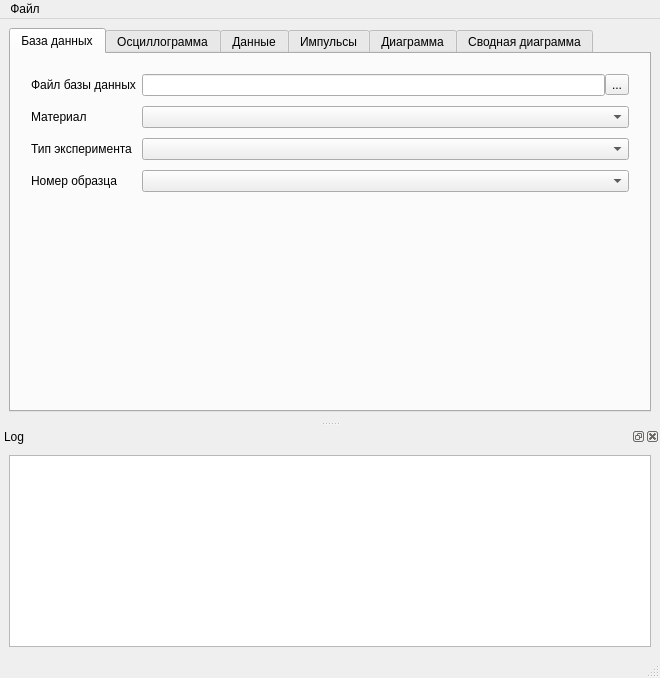
<?xml version="1.0" encoding="UTF-8"?>
<ui version="4.0">
 <class>MainWindow</class>
 <widget class="QMainWindow" name="MainWindow">
  <property name="geometry">
   <rect>
    <x>0</x>
    <y>0</y>
    <width>660</width>
    <height>678</height>
   </rect>
  </property>
  <property name="windowTitle">
   <string>Построение диаграмм - метод Кольского</string>
  </property>
  <widget class="QWidget" name="centralwidget">
   <layout class="QHBoxLayout" name="horizontalLayout">
    <item>
     <widget class="QTabWidget" name="tabWidget">
      <property name="focusPolicy">
       <enum>Qt::StrongFocus</enum>
      </property>
      <property name="currentIndex">
       <number>0</number>
      </property>
      <property name="usesScrollButtons">
       <bool>true</bool>
      </property>
      <widget class="QWidget" name="tabDB">
       <attribute name="title">
        <string>База данных</string>
       </attribute>
       <layout class="QGridLayout" name="gridLayout_3">
        <property name="leftMargin">
         <number>20</number>
        </property>
        <property name="topMargin">
         <number>20</number>
        </property>
        <property name="rightMargin">
         <number>20</number>
        </property>
        <property name="verticalSpacing">
         <number>10</number>
        </property>
        <item row="3" column="1">
         <widget class="QComboBox" name="cbExpNumber">
          <property name="insertPolicy">
           <enum>QComboBox::InsertAlphabetically</enum>
          </property>
         </widget>
        </item>
        <item row="2" column="1">
         <widget class="QComboBox" name="cbExpType">
          <property name="insertPolicy">
           <enum>QComboBox::InsertAlphabetically</enum>
          </property>
         </widget>
        </item>
        <item row="1" column="1">
         <widget class="QComboBox" name="cbMaterial">
          <property name="insertPolicy">
           <enum>QComboBox::InsertAlphabetically</enum>
          </property>
         </widget>
        </item>
        <item row="3" column="0">
         <widget class="QLabel" name="label_9">
          <property name="text">
           <string>Номер образца</string>
          </property>
         </widget>
        </item>
        <item row="2" column="0">
         <widget class="QLabel" name="label_7">
          <property name="text">
           <string>Тип эксперимента</string>
          </property>
         </widget>
        </item>
        <item row="1" column="0">
         <widget class="QLabel" name="label_8">
          <property name="text">
           <string>Материал</string>
          </property>
         </widget>
        </item>
        <item row="0" column="0">
         <widget class="QLabel" name="label_6">
          <property name="text">
           <string>Файл базы данных</string>
          </property>
         </widget>
        </item>
        <item row="5" column="1">
         <layout class="QHBoxLayout" name="horizontalLayout_6"/>
        </item>
        <item row="0" column="1">
         <layout class="QHBoxLayout" name="horizontalLayout_4">
          <item>
           <widget class="QLineEdit" name="leDatabaseFile">
            <property name="readOnly">
             <bool>true</bool>
            </property>
           </widget>
          </item>
          <item>
           <widget class="QToolButton" name="tbOpenDatabase">
            <property name="text">
             <string>...</string>
            </property>
           </widget>
          </item>
         </layout>
        </item>
        <item row="4" column="1">
         <spacer name="verticalSpacer_2">
          <property name="orientation">
           <enum>Qt::Vertical</enum>
          </property>
          <property name="sizeHint" stdset="0">
           <size>
            <width>20</width>
            <height>40</height>
           </size>
          </property>
         </spacer>
        </item>
       </layout>
      </widget>
      <widget class="QWidget" name="tab">
       <attribute name="title">
        <string>Осциллограмма</string>
       </attribute>
       <layout class="QHBoxLayout" name="horizontalLayout_3">
        <item>
         <layout class="QHBoxLayout" name="horizontalLayout_2">
          <property name="spacing">
           <number>0</number>
          </property>
          <item>
           <widget class="QWidget" name="widget" native="true">
            <property name="cursor">
             <cursorShape>ArrowCursor</cursorShape>
            </property>
            <layout class="QHBoxLayout" name="horizontalLayout_5">
             <item>
              <layout class="QVBoxLayout" name="mplLayout">
               <property name="spacing">
                <number>0</number>
               </property>
              </layout>
             </item>
            </layout>
           </widget>
          </item>
          <item>
           <widget class="QGroupBox" name="groupBox">
            <property name="sizePolicy">
             <sizepolicy hsizetype="Fixed" vsizetype="Minimum">
              <horstretch>0</horstretch>
              <verstretch>0</verstretch>
             </sizepolicy>
            </property>
            <property name="title">
             <string>Каналы</string>
            </property>
            <layout class="QVBoxLayout" name="verticalLayout_3">
             <item>
              <layout class="QVBoxLayout" name="vlChannels"/>
             </item>
             <item>
              <spacer name="verticalSpacer">
               <property name="orientation">
                <enum>Qt::Vertical</enum>
               </property>
               <property name="sizeHint" stdset="0">
                <size>
                 <width>20</width>
                 <height>40</height>
                </size>
               </property>
              </spacer>
             </item>
            </layout>
           </widget>
          </item>
         </layout>
        </item>
       </layout>
      </widget>
      <widget class="QWidget" name="tab_2">
       <attribute name="title">
        <string>Данные</string>
       </attribute>
       <layout class="QVBoxLayout" name="verticalLayout_4">
        <item>
         <layout class="QGridLayout" name="gridLayout_2">
          <item row="0" column="2">
           <widget class="QLabel" name="label_4">
            <property name="text">
             <string>Стержень 2</string>
            </property>
           </widget>
          </item>
          <item row="0" column="0">
           <widget class="QLabel" name="label">
            <property name="sizePolicy">
             <sizepolicy hsizetype="Fixed" vsizetype="Fixed">
              <horstretch>0</horstretch>
              <verstretch>0</verstretch>
             </sizepolicy>
            </property>
            <property name="text">
             <string>Образец</string>
            </property>
           </widget>
          </item>
          <item row="1" column="2">
           <widget class="QTableWidget" name="tBar2">
            <property name="sizePolicy">
             <sizepolicy hsizetype="Preferred" vsizetype="Preferred">
              <horstretch>0</horstretch>
              <verstretch>10</verstretch>
             </sizepolicy>
            </property>
            <property name="minimumSize">
             <size>
              <width>0</width>
              <height>150</height>
             </size>
            </property>
            <property name="font">
             <font>
              <pointsize>8</pointsize>
              <kerning>true</kerning>
             </font>
            </property>
            <property name="alternatingRowColors">
             <bool>false</bool>
            </property>
            <property name="showGrid">
             <bool>true</bool>
            </property>
            <property name="gridStyle">
             <enum>Qt::SolidLine</enum>
            </property>
            <attribute name="horizontalHeaderVisible">
             <bool>false</bool>
            </attribute>
            <attribute name="horizontalHeaderCascadingSectionResizes">
             <bool>false</bool>
            </attribute>
            <attribute name="verticalHeaderDefaultSectionSize">
             <number>20</number>
            </attribute>
            <attribute name="verticalHeaderShowSortIndicator" stdset="0">
             <bool>false</bool>
            </attribute>
            <attribute name="verticalHeaderStretchLastSection">
             <bool>false</bool>
            </attribute>
            <row>
             <property name="text">
              <string>L, мм</string>
             </property>
            </row>
            <row>
             <property name="text">
              <string>Ld, мм</string>
             </property>
            </row>
            <row>
             <property name="text">
              <string>c, м/c</string>
             </property>
            </row>
            <row>
             <property name="text">
              <string>E, МПа</string>
             </property>
            </row>
            <row>
             <property name="text">
              <string>D, мм</string>
             </property>
            </row>
            <row>
             <property name="text">
              <string>k</string>
             </property>
            </row>
            <row>
             <property name="text">
              <string>материал</string>
             </property>
            </row>
            <column>
             <property name="text">
              <string>Значение</string>
             </property>
            </column>
           </widget>
          </item>
          <item row="1" column="1">
           <widget class="QTableWidget" name="tBar1">
            <property name="sizePolicy">
             <sizepolicy hsizetype="Preferred" vsizetype="Preferred">
              <horstretch>0</horstretch>
              <verstretch>10</verstretch>
             </sizepolicy>
            </property>
            <property name="minimumSize">
             <size>
              <width>0</width>
              <height>150</height>
             </size>
            </property>
            <property name="font">
             <font>
              <pointsize>8</pointsize>
              <kerning>true</kerning>
             </font>
            </property>
            <property name="alternatingRowColors">
             <bool>false</bool>
            </property>
            <property name="showGrid">
             <bool>true</bool>
            </property>
            <property name="gridStyle">
             <enum>Qt::SolidLine</enum>
            </property>
            <attribute name="horizontalHeaderVisible">
             <bool>false</bool>
            </attribute>
            <attribute name="horizontalHeaderCascadingSectionResizes">
             <bool>false</bool>
            </attribute>
            <attribute name="verticalHeaderDefaultSectionSize">
             <number>20</number>
            </attribute>
            <attribute name="verticalHeaderShowSortIndicator" stdset="0">
             <bool>false</bool>
            </attribute>
            <attribute name="verticalHeaderStretchLastSection">
             <bool>false</bool>
            </attribute>
            <row>
             <property name="text">
              <string>L, мм</string>
             </property>
            </row>
            <row>
             <property name="text">
              <string>Ld, мм</string>
             </property>
            </row>
            <row>
             <property name="text">
              <string>c, м/c</string>
             </property>
            </row>
            <row>
             <property name="text">
              <string>E, МПа</string>
             </property>
            </row>
            <row>
             <property name="text">
              <string>D, мм</string>
             </property>
            </row>
            <row>
             <property name="text">
              <string>k</string>
             </property>
            </row>
            <row>
             <property name="text">
              <string>материал</string>
             </property>
            </row>
            <column>
             <property name="text">
              <string>Значение</string>
             </property>
            </column>
           </widget>
          </item>
          <item row="0" column="1">
           <widget class="QLabel" name="label_3">
            <property name="text">
             <string>Стержень 1</string>
            </property>
           </widget>
          </item>
          <item row="1" column="0">
           <widget class="QTableWidget" name="tSample">
            <property name="sizePolicy">
             <sizepolicy hsizetype="Preferred" vsizetype="Preferred">
              <horstretch>0</horstretch>
              <verstretch>1</verstretch>
             </sizepolicy>
            </property>
            <property name="minimumSize">
             <size>
              <width>0</width>
              <height>80</height>
             </size>
            </property>
            <property name="maximumSize">
             <size>
              <width>16777215</width>
              <height>16000000</height>
             </size>
            </property>
            <property name="font">
             <font>
              <pointsize>8</pointsize>
              <kerning>true</kerning>
             </font>
            </property>
            <property name="alternatingRowColors">
             <bool>false</bool>
            </property>
            <property name="showGrid">
             <bool>true</bool>
            </property>
            <property name="gridStyle">
             <enum>Qt::SolidLine</enum>
            </property>
            <attribute name="horizontalHeaderVisible">
             <bool>false</bool>
            </attribute>
            <attribute name="horizontalHeaderCascadingSectionResizes">
             <bool>false</bool>
            </attribute>
            <attribute name="verticalHeaderDefaultSectionSize">
             <number>20</number>
            </attribute>
            <attribute name="verticalHeaderShowSortIndicator" stdset="0">
             <bool>false</bool>
            </attribute>
            <attribute name="verticalHeaderStretchLastSection">
             <bool>false</bool>
            </attribute>
            <row>
             <property name="text">
              <string>L0, мм</string>
             </property>
            </row>
            <row>
             <property name="text">
              <string>D, мм</string>
             </property>
            </row>
            <row>
             <property name="text">
              <string>L, мм</string>
             </property>
            </row>
            <column>
             <property name="text">
              <string>Значение</string>
             </property>
            </column>
           </widget>
          </item>
         </layout>
        </item>
        <item>
         <layout class="QGridLayout" name="gridLayout">
          <item row="0" column="0">
           <widget class="QLabel" name="label_2">
            <property name="sizePolicy">
             <sizepolicy hsizetype="Fixed" vsizetype="Fixed">
              <horstretch>0</horstretch>
              <verstretch>0</verstretch>
             </sizepolicy>
            </property>
            <property name="text">
             <string>Ударник</string>
            </property>
           </widget>
          </item>
          <item row="1" column="1">
           <widget class="QTableWidget" name="tExperiment">
            <property name="sizePolicy">
             <sizepolicy hsizetype="Preferred" vsizetype="Preferred">
              <horstretch>0</horstretch>
              <verstretch>100</verstretch>
             </sizepolicy>
            </property>
            <property name="minimumSize">
             <size>
              <width>0</width>
              <height>0</height>
             </size>
            </property>
            <property name="maximumSize">
             <size>
              <width>16777214</width>
              <height>120</height>
             </size>
            </property>
            <property name="baseSize">
             <size>
              <width>0</width>
              <height>10</height>
             </size>
            </property>
            <property name="font">
             <font>
              <pointsize>8</pointsize>
              <kerning>true</kerning>
             </font>
            </property>
            <property name="alternatingRowColors">
             <bool>false</bool>
            </property>
            <property name="showGrid">
             <bool>true</bool>
            </property>
            <property name="gridStyle">
             <enum>Qt::SolidLine</enum>
            </property>
            <attribute name="horizontalHeaderVisible">
             <bool>false</bool>
            </attribute>
            <attribute name="horizontalHeaderCascadingSectionResizes">
             <bool>false</bool>
            </attribute>
            <attribute name="verticalHeaderDefaultSectionSize">
             <number>20</number>
            </attribute>
            <attribute name="verticalHeaderShowSortIndicator" stdset="0">
             <bool>false</bool>
            </attribute>
            <attribute name="verticalHeaderStretchLastSection">
             <bool>false</bool>
            </attribute>
            <row>
             <property name="text">
              <string>Код материала</string>
             </property>
            </row>
            <row>
             <property name="text">
              <string>Тип эксперимента</string>
             </property>
            </row>
            <row>
             <property name="text">
              <string>Номер эксперимента</string>
             </property>
            </row>
            <row>
             <property name="text">
              <string>Температура</string>
             </property>
            </row>
            <row>
             <property name="text">
              <string>Примечание</string>
             </property>
            </row>
            <column>
             <property name="text">
              <string>Значение</string>
             </property>
            </column>
           </widget>
          </item>
          <item row="0" column="1">
           <widget class="QLabel" name="label_5">
            <property name="sizePolicy">
             <sizepolicy hsizetype="Ignored" vsizetype="Fixed">
              <horstretch>0</horstretch>
              <verstretch>0</verstretch>
             </sizepolicy>
            </property>
            <property name="text">
             <string>Эксперимент</string>
            </property>
           </widget>
          </item>
          <item row="1" column="0">
           <widget class="QTableWidget" name="tStricker">
            <property name="sizePolicy">
             <sizepolicy hsizetype="Preferred" vsizetype="Preferred">
              <horstretch>0</horstretch>
              <verstretch>1</verstretch>
             </sizepolicy>
            </property>
            <property name="maximumSize">
             <size>
              <width>16777215</width>
              <height>120</height>
             </size>
            </property>
            <property name="font">
             <font>
              <pointsize>8</pointsize>
              <kerning>true</kerning>
             </font>
            </property>
            <property name="alternatingRowColors">
             <bool>false</bool>
            </property>
            <property name="showGrid">
             <bool>true</bool>
            </property>
            <property name="gridStyle">
             <enum>Qt::SolidLine</enum>
            </property>
            <attribute name="horizontalHeaderVisible">
             <bool>false</bool>
            </attribute>
            <attribute name="horizontalHeaderCascadingSectionResizes">
             <bool>false</bool>
            </attribute>
            <attribute name="verticalHeaderDefaultSectionSize">
             <number>20</number>
            </attribute>
            <attribute name="verticalHeaderShowSortIndicator" stdset="0">
             <bool>false</bool>
            </attribute>
            <attribute name="verticalHeaderStretchLastSection">
             <bool>false</bool>
            </attribute>
            <row>
             <property name="text">
              <string>L, мм</string>
             </property>
            </row>
            <row>
             <property name="text">
              <string>D, мм</string>
             </property>
            </row>
            <row>
             <property name="text">
              <string>V, м/c</string>
             </property>
            </row>
            <row>
             <property name="text">
              <string>P, атм</string>
             </property>
            </row>
            <row>
             <property name="text">
              <string>материал</string>
             </property>
            </row>
            <column>
             <property name="text">
              <string>Значение</string>
             </property>
            </column>
           </widget>
          </item>
         </layout>
        </item>
       </layout>
       <zorder></zorder>
      </widget>
      <widget class="QWidget" name="tab_3">
       <attribute name="title">
        <string>Импульсы</string>
       </attribute>
       <layout class="QHBoxLayout" name="horizontalLayout_7">
        <item>
         <layout class="QVBoxLayout" name="vlPulses"/>
        </item>
       </layout>
      </widget>
      <widget class="QWidget" name="tab_4">
       <attribute name="title">
        <string>Диаграмма</string>
       </attribute>
       <layout class="QVBoxLayout" name="verticalLayout_5">
        <item>
         <layout class="QVBoxLayout" name="vlDiagramm"/>
        </item>
       </layout>
      </widget>
      <widget class="QWidget" name="tab_5">
       <attribute name="title">
        <string>Сводная диаграмма</string>
       </attribute>
       <layout class="QHBoxLayout" name="horizontalLayout_8">
        <item>
         <widget class="QSplitter" name="splitter">
          <property name="orientation">
           <enum>Qt::Horizontal</enum>
          </property>
          <widget class="QTableWidget" name="lwExperiments"/>
          <widget class="QWidget" name="verticalLayoutWidget">
           <layout class="QVBoxLayout" name="vlComparDiag"/>
          </widget>
         </widget>
        </item>
        <item>
         <layout class="QVBoxLayout" name="verticalLayout_8">
          <item>
           <widget class="QGroupBox" name="gbX">
            <property name="title">
             <string>X</string>
            </property>
            <layout class="QVBoxLayout" name="verticalLayout_2"/>
           </widget>
          </item>
          <item>
           <widget class="QGroupBox" name="gbY1">
            <property name="title">
             <string>Y1</string>
            </property>
            <layout class="QVBoxLayout" name="verticalLayout_7"/>
           </widget>
          </item>
          <item>
           <widget class="QGroupBox" name="gbY2">
            <property name="title">
             <string>Y2</string>
            </property>
            <layout class="QVBoxLayout" name="verticalLayout_6"/>
           </widget>
          </item>
          <item>
           <spacer name="verticalSpacer_3">
            <property name="orientation">
             <enum>Qt::Vertical</enum>
            </property>
            <property name="sizeHint" stdset="0">
             <size>
              <width>20</width>
              <height>40</height>
             </size>
            </property>
           </spacer>
          </item>
         </layout>
        </item>
       </layout>
      </widget>
     </widget>
    </item>
   </layout>
  </widget>
  <widget class="QMenuBar" name="menubar">
   <property name="geometry">
    <rect>
     <x>0</x>
     <y>0</y>
     <width>660</width>
     <height>25</height>
    </rect>
   </property>
   <widget class="QMenu" name="menu">
    <property name="title">
     <string>Файл</string>
    </property>
    <addaction name="actionClose"/>
   </widget>
   <addaction name="menu"/>
  </widget>
  <widget class="QStatusBar" name="statusbar"/>
  <widget class="QDockWidget" name="dockWidget">
   <property name="sizePolicy">
    <sizepolicy hsizetype="Preferred" vsizetype="Preferred">
     <horstretch>0</horstretch>
     <verstretch>0</verstretch>
    </sizepolicy>
   </property>
   <property name="baseSize">
    <size>
     <width>0</width>
     <height>0</height>
    </size>
   </property>
   <property name="windowTitle">
    <string>Log</string>
   </property>
   <attribute name="dockWidgetArea">
    <number>8</number>
   </attribute>
   <widget class="QWidget" name="dockWidgetContents">
    <layout class="QVBoxLayout" name="verticalLayout">
     <property name="sizeConstraint">
      <enum>QLayout::SetDefaultConstraint</enum>
     </property>
     <item>
      <widget class="QListWidget" name="lLog">
       <property name="sizePolicy">
        <sizepolicy hsizetype="Expanding" vsizetype="Expanding">
         <horstretch>0</horstretch>
         <verstretch>0</verstretch>
        </sizepolicy>
       </property>
      </widget>
     </item>
    </layout>
   </widget>
  </widget>
  <action name="actionChooseInstrument">
   <property name="icon">
    <iconset>
     <normaloff>:/icons/New Document.png</normaloff>:/icons/New Document.png</iconset>
   </property>
   <property name="text">
    <string>Выбрать прибор</string>
   </property>
  </action>
  <action name="actionReadData">
   <property name="icon">
    <iconset resource="icons.qrc">
     <normaloff>:/icons/ui/read.png</normaloff>:/icons/ui/read.png</iconset>
   </property>
   <property name="text">
    <string>Считать данные</string>
   </property>
  </action>
  <action name="actionSaveData">
   <property name="icon">
    <iconset>
     <normaloff>:/icons/document-save.png</normaloff>:/icons/document-save.png</iconset>
   </property>
   <property name="text">
    <string>Сохранить</string>
   </property>
  </action>
  <action name="actionClose">
   <property name="icon">
    <iconset>
     <normaloff>:/icons/system-log-out.png</normaloff>:/icons/system-log-out.png</iconset>
   </property>
   <property name="text">
    <string>Выход</string>
   </property>
  </action>
  <action name="actionZoom">
   <property name="checkable">
    <bool>true</bool>
   </property>
   <property name="icon">
    <iconset resource="icons.qrc">
     <normaloff>:/icons/ui/Gnome-Zoom-Fit-Best-32.png</normaloff>:/icons/ui/Gnome-Zoom-Fit-Best-32.png</iconset>
   </property>
   <property name="text">
    <string>Zoom</string>
   </property>
   <property name="toolTip">
    <string>Увеличение</string>
   </property>
  </action>
  <action name="actionPan">
   <property name="checkable">
    <bool>true</bool>
   </property>
   <property name="icon">
    <iconset resource="icons.qrc">
     <normaloff>:/icons/ui/Mouse_32.png</normaloff>:/icons/ui/Mouse_32.png</iconset>
   </property>
   <property name="text">
    <string>Pan</string>
   </property>
   <property name="toolTip">
    <string>Смещение</string>
   </property>
  </action>
  <action name="actionInterval">
   <property name="checkable">
    <bool>true</bool>
   </property>
   <property name="icon">
    <iconset resource="icons.qrc">
     <normaloff>:/icons/ui/Pen-marker-32.png</normaloff>:/icons/ui/Pen-marker-32.png</iconset>
   </property>
   <property name="text">
    <string>Interval</string>
   </property>
   <property name="toolTip">
    <string>Выбор интервала</string>
   </property>
  </action>
  <action name="actionCut">
   <property name="icon">
    <iconset resource="icons.qrc">
     <normaloff>:/icons/ui/Gnome-Edit-Cut-32.png</normaloff>:/icons/ui/Gnome-Edit-Cut-32.png</iconset>
   </property>
   <property name="text">
    <string>Cut</string>
   </property>
   <property name="toolTip">
    <string>Вырезать</string>
   </property>
  </action>
  <action name="actionCalcV">
   <property name="text">
    <string>Скорость ударника</string>
   </property>
   <property name="toolTip">
    <string>Рассчитать значение скорости</string>
   </property>
   <property name="whatsThis">
    <string>йвйцвйцвйцв</string>
   </property>
  </action>
  <action name="actionCalcVsetup">
   <property name="text">
    <string>calcVsetup</string>
   </property>
  </action>
  <action name="actionSetExperiment">
   <property name="checkable">
    <bool>true</bool>
   </property>
   <property name="text">
    <string>Эксперимент</string>
   </property>
   <property name="toolTip">
    <string>Установить режим проведения эксперимента</string>
   </property>
  </action>
  <action name="actionSetCalibration">
   <property name="checkable">
    <bool>true</bool>
   </property>
   <property name="text">
    <string>Калибровка</string>
   </property>
   <property name="toolTip">
    <string>Установить режим калибровки измерительных каналов</string>
   </property>
  </action>
  <action name="actionOpenDatabase">
   <property name="icon">
    <iconset resource="icons.qrc">
     <normaloff>:/icons/ui/fileopen-32.png</normaloff>:/icons/ui/fileopen-32.png</iconset>
   </property>
   <property name="text">
    <string>OpenDatabase</string>
   </property>
   <property name="toolTip">
    <string>Открыть</string>
   </property>
  </action>
  <action name="actionMplHome">
   <property name="icon">
    <iconset resource="icons.qrc">
     <normaloff>:/icons/ui/Fullscreen.png</normaloff>:/icons/ui/Fullscreen.png</iconset>
   </property>
   <property name="text">
    <string>mplHome</string>
   </property>
   <property name="toolTip">
    <string>Полный вид</string>
   </property>
  </action>
  <action name="actionZero">
   <property name="icon">
    <iconset resource="icons.qrc">
     <normaloff>:/icons/ui/zero.png</normaloff>:/icons/ui/zero.png</iconset>
   </property>
   <property name="text">
    <string>zero</string>
   </property>
   <property name="toolTip">
    <string>Установка нуля</string>
   </property>
  </action>
  <action name="actionSmooth">
   <property name="icon">
    <iconset resource="icons.qrc">
     <normaloff>:/icons/ui/filter_32x32.png</normaloff>:/icons/ui/filter_32x32.png</iconset>
   </property>
   <property name="text">
    <string>Smooth</string>
   </property>
   <property name="toolTip">
    <string>Сглаживание</string>
   </property>
  </action>
  <action name="actionSaveOSC">
   <property name="icon">
    <iconset resource="icons.qrc">
     <normaloff>:/icons/ui/filesave-32.png</normaloff>:/icons/ui/filesave-32.png</iconset>
   </property>
   <property name="text">
    <string>SaveOSC</string>
   </property>
   <property name="toolTip">
    <string>Сохранить осциллограмму в базу</string>
   </property>
  </action>
  <action name="actionReadPulses">
   <property name="icon">
    <iconset resource="icons.qrc">
     <normaloff>:/icons/ui/Transfer Document.png</normaloff>:/icons/ui/Transfer Document.png</iconset>
   </property>
   <property name="text">
    <string>ReadPulses</string>
   </property>
  </action>
  <action name="actionSaveExpData">
   <property name="icon">
    <iconset resource="icons.qrc">
     <normaloff>:/icons/ui/filesave-32.png</normaloff>:/icons/ui/filesave-32.png</iconset>
   </property>
   <property name="text">
    <string>SaveExpData</string>
   </property>
  </action>
  <action name="actionSaveToDat">
   <property name="icon">
    <iconset resource="icons.qrc">
     <normaloff>:/icons/ui/diagrammer.png</normaloff>:/icons/ui/diagrammer.png</iconset>
   </property>
   <property name="text">
    <string>SaveToDat</string>
   </property>
  </action>
  <action name="actionSavePulses">
   <property name="icon">
    <iconset resource="icons.qrc">
     <normaloff>:/icons/ui/filesave-32.png</normaloff>:/icons/ui/filesave-32.png</iconset>
   </property>
   <property name="text">
    <string>SavePulses</string>
   </property>
  </action>
  <action name="actionUpdateDiagramm">
   <property name="icon">
    <iconset resource="icons.qrc">
     <normaloff>:/icons/ui/Transfer Document.png</normaloff>:/icons/ui/Transfer Document.png</iconset>
   </property>
   <property name="text">
    <string>UpdateDiagramm</string>
   </property>
  </action>
  <action name="actionOpenOSC">
   <property name="icon">
    <iconset resource="icons.qrc">
     <normaloff>:/icons/ui/fileopen-32.png</normaloff>:/icons/ui/fileopen-32.png</iconset>
   </property>
   <property name="text">
    <string>OpenOsc</string>
   </property>
  </action>
  <action name="actionUpdateODBCContent">
   <property name="icon">
    <iconset resource="icons.qrc">
     <normaloff>:/icons/ui/Transfer Document.png</normaloff>:/icons/ui/Transfer Document.png</iconset>
   </property>
   <property name="text">
    <string>UpdateODBCContent</string>
   </property>
  </action>
  <action name="actionSyncPulses">
   <property name="icon">
    <iconset resource="icons.qrc">
     <normaloff>:/icons/ui/sync.PNG</normaloff>:/icons/ui/sync.PNG</iconset>
   </property>
   <property name="text">
    <string>SyncPulses</string>
   </property>
  </action>
  <action name="actionReduceData">
   <property name="icon">
    <iconset resource="icons.qrc">
     <normaloff>:/icons/ui/thinout.png</normaloff>:/icons/ui/thinout.png</iconset>
   </property>
   <property name="text">
    <string>ReduceData</string>
   </property>
  </action>
  <action name="actionPlotCurve">
   <property name="icon">
    <iconset resource="icons.qrc">
     <normaloff>:/icons/ui/pencil.png</normaloff>:/icons/ui/pencil.png</iconset>
   </property>
   <property name="text">
    <string>PlotCurve</string>
   </property>
  </action>
  <action name="actionApplyCurve">
   <property name="icon">
    <iconset resource="icons.qrc">
     <normaloff>:/icons/ui/apply.png</normaloff>:/icons/ui/apply.png</iconset>
   </property>
   <property name="text">
    <string>ApplyCurve</string>
   </property>
  </action>
  <action name="actionDeleteLine">
   <property name="icon">
    <iconset resource="icons.qrc">
     <normaloff>:/icons/ui/trash-full.png</normaloff>:/icons/ui/trash-full.png</iconset>
   </property>
   <property name="text">
    <string>DeleteLine</string>
   </property>
  </action>
  <action name="actionCompressCurve">
   <property name="icon">
    <iconset resource="icons.qrc">
     <normaloff>:/icons/ui/compress.png</normaloff>:/icons/ui/compress.png</iconset>
   </property>
   <property name="text">
    <string>CompressCurve</string>
   </property>
   <property name="toolTip">
    <string>CompressCurve</string>
   </property>
  </action>
  <action name="actionPolyFit">
   <property name="icon">
    <iconset resource="icons.qrc">
     <normaloff>:/icons/ui/polyfit.png</normaloff>:/icons/ui/polyfit.png</iconset>
   </property>
   <property name="text">
    <string>PolyFit</string>
   </property>
  </action>
  <action name="actionScaleRays">
   <property name="icon">
    <iconset resource="icons.qrc">
     <normaloff>:/icons/ui/increasing-stocks-graphic.png</normaloff>:/icons/ui/increasing-stocks-graphic.png</iconset>
   </property>
   <property name="text">
    <string>ScaleRays</string>
   </property>
  </action>
  <action name="actionXLSexport">
   <property name="icon">
    <iconset resource="icons.qrc">
     <normaloff>:/icons/ui/excel-icon1.png</normaloff>:/icons/ui/excel-icon1.png</iconset>
   </property>
   <property name="text">
    <string>XLSexport</string>
   </property>
  </action>
  <action name="actionCheckAll">
   <property name="checkable">
    <bool>true</bool>
   </property>
   <property name="icon">
    <iconset resource="icons.qrc">
     <normaloff>:/icons/ui/check-all.png</normaloff>:/icons/ui/check-all.png</iconset>
   </property>
   <property name="text">
    <string>CheckAll</string>
   </property>
  </action>
  <action name="actionCheckNone">
   <property name="checkable">
    <bool>true</bool>
   </property>
   <property name="icon">
    <iconset resource="icons.qrc">
     <normaloff>:/icons/ui/tick-box-png-unchecked-checkbox-icon-png-50-px-1600.png</normaloff>:/icons/ui/tick-box-png-unchecked-checkbox-icon-png-50-px-1600.png</iconset>
   </property>
   <property name="text">
    <string>CheckNone</string>
   </property>
  </action>
  <action name="actionCreateReport">
   <property name="icon">
    <iconset resource="icons.qrc">
     <normaloff>:/icons/ui/Reports-icon.png</normaloff>:/icons/ui/Reports-icon.png</iconset>
   </property>
   <property name="text">
    <string>CreateReport</string>
   </property>
  </action>
 </widget>
 <resources>
  <include location="icons.qrc"/>
 </resources>
 <connections>
  <connection>
   <sender>actionClose</sender>
   <signal>triggered()</signal>
   <receiver>MainWindow</receiver>
   <slot>close()</slot>
   <hints>
    <hint type="sourcelabel">
     <x>-1</x>
     <y>-1</y>
    </hint>
    <hint type="destinationlabel">
     <x>270</x>
     <y>156</y>
    </hint>
   </hints>
  </connection>
 </connections>
</ui>
